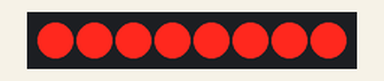
The sketch below on a simulated Arduino Uno, built with avr-gcc and run on an emulated ATmega328P. Parts: 8 port-expander outputs drawn as a row of LEDs (first output left, lit = HIGH). Wiring (inferred from the names in the program): PCF8574 port expander at I2C address 0x38. Wiring (inferred from the signals the program sends): row of LEDs: on Q0, Q1, Q2, Q3, Q4, Q5, Q6, Q7.

Above: at 0.16 s.
At 7.4 s:
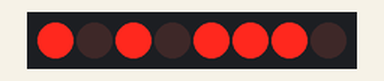
At 11.0 s:
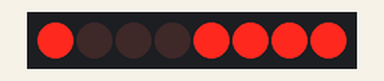
At 19.08 s:
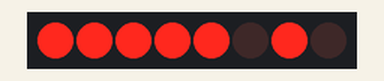
At 27.3 s:
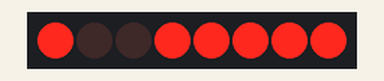
At 39.67 s:
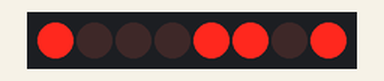
Timing chart, 0 to 40.0 s (numbered marks = the images above):
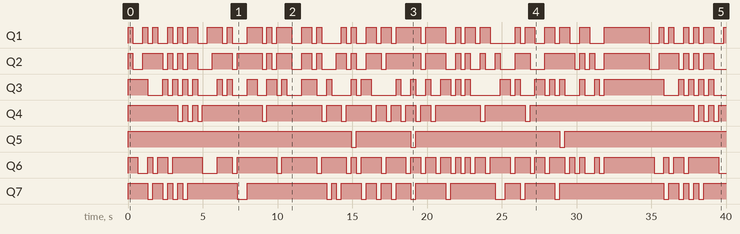

Measured:
- by itself, Q1: LOW → HIGH at 0.00 s, → LOW 0.33 s later, → HIGH 0.66 s later, → LOW 0.33 s later, … (67 changes in this stretch)
- by itself, Q2: LOW → HIGH at 0.00 s, → LOW 0.33 s later, → HIGH 0.66 s later, → LOW 1.3 s later, … (58 changes in this stretch)
- by itself, Q3: LOW → HIGH at 0.00 s, → LOW 1.3 s later, → HIGH 1.0 s later, → LOW 0.33 s later, … (64 changes in this stretch)
- by itself, Q4: LOW → HIGH at 0.00 s, → LOW 3.3 s later, → HIGH 0.33 s later, → LOW 0.33 s later, … (33 changes in this stretch)
- by itself, Q5: goes HIGH 14.9 s, LOW 0.33 s, HIGH 3.7 s, LOW 0.33 s, HIGH 9.6 s, LOW 0.33 s, then HIGH
- by itself, Q6: LOW → HIGH at 0.00 s, → LOW 0.66 s later, → HIGH 0.66 s later, → LOW 0.33 s later, … (56 changes in this stretch)
- by itself, Q7: LOW → HIGH at 0.00 s, → LOW 1.3 s later, → HIGH 0.33 s later, → LOW 0.66 s later, … (39 changes in this stretch)

The sketch:

LCD_Outdoor_Unit_newlcd.ino
```cpp
#include <Wire.h>
#include "segments1.h"

#define PCF85176_ADDR 0x38
static const uint16_t asciiToSeg[] = {SPACE, BLANK, QUMARK, BLANK, BLANK, PERC, BLANK, APH, OBRAC, CBRAC, STAR, BLANK, BLANK, MINUS, BLANK, BLANK, NUM0, NUM1, NUM2, NUM3, NUM4, NUM5, NUM6, NUM7, NUM8, NUM9, BLANK, BLANK, BLANK, BLANK, BLANK, QUEST, BLANK,
                                      LETA, LETB, LETC, LETD, LETE, LETF, LETG, LETH, LETI, LETJ, LETK, LETL, LETM, LETN, LETO, LETP, LETQ, LETR, LETS, LETT, LETU, LETV, LETW, LETX, LETY, LETZ
                                     };

int pos = 0;
void setup() {
  Serial.begin(115200);
  Wire.begin();
  writeCommand(PCF85176_ADDR, B01001000);
  //writeData(PCF85176_ADDR, "*BORNA?");
}

void loop() {
  // put your main code here, to run repeatedly:
  scrollText("14-SEGMENTNI BARE GLASS LCD JE COOL JEDNOSTAVAN ISPIS TEXTA TE MALA POTROSNJA STRUJE SVEGA 25UA", &pos);
  delay(330);
}


void scrollText(char* c, int *n)
{
  char _cInt[120];
  char out[9];
  int len = strlen(c);
  if (len > 100) len = 100;

  memset(out, ' ', 8);
  memset(_cInt, ' ', 118);
  memcpy(_cInt + 8, c, len);
  memcpy(out, _cInt + (*n), 8);

  (*n)++;
  if ((*n) > len + 8) *n = 0;
  writeData(PCF85176_ADDR, out);
}

void writeCommand(uint8_t _addr, uint8_t _comm) {
  Wire.beginTransmission(_addr);
  Wire.write(_comm | B10000000);
  Wire.endTransmission();
}

void writeData(uint8_t _addr, char* s) {
  uint16_t segments[8];
  for (int i = 0; i < 8; i++)
  {
    segments[i] = asciiToSeg[s[i] - ' '];
  }

  Wire.beginTransmission(_addr);
  Wire.write(0);
  for (int i = 0; i < 8; i++) {
    Wire.write(segments[i] >> 8);
    Wire.write(segments[i] & 0xff);
  }
  Wire.endTransmission();
}

void drawLetter(uint8_t _addr, uint16_t _l)
{
  Wire.beginTransmission(_addr);
  Wire.write(0);
  Wire.write(_l >> 8);
  Wire.write(_l & 0xff);
  Wire.endTransmission();
}
```

segments1.h
```cpp
// DE 301-RS-20/6.35-3 Bare glass LCD panel
// byte array[S F E D I J K N H G L M A B C P]
// byte array[BP0 BP1 BP2 BP3 BP0 BP1 BP2 BP3 BP0 BP1 BP2 BP3 BP0 BP1 BP2 BP3]
// !!! LCD has weird pinout, connect LCD driver and LCD this way:
// LCD DRIVER -> LCD PIN: S0 -> LCDPIN1, S1 -> LCDPIN2, S3 -> LCDPIN36, S4 -> LCDPIN35!!!
#define BLANK 0b0000000000000000
#define SEGA  0b0000000000001000
#define SEGB  0b0000000000000100
#define SEGC  0b0000000000000010
#define SEGD  0b0001000000000000
#define SEGE  0b0010000000000000
#define SEGF  0b0100000000000000
#define SEGG  0b0000000001000000
#define SEGH  0b0000000010000000
#define SEGI  0b0000100000000000
#define SEGJ  0b0000010000000000
#define SEGK  0b0000001000000000
#define SEGL  0b0000000000100000
#define SEGM  0b0000000000010000
#define SEGN  0b0000000100000000
#define SEGS  0b1000000000000000
#define SEGP  0b0000000000000001 // Symbol

#define SPACE   (BLANK)
#define QUMARK  (SEGB|SEGF)
#define PERC    (SEGB|SEGE|SEGG)
#define APH     (SEGG)
#define OBRAC   (SEGA|SEGD|SEGE|SEGF)
#define CBRAC   (SEGA|SEGB|SEGC|SEGD)
#define MINUS   (SEGG|SEGK)
#define DOT     (SEGP)
#define STAR    (SEGG|SEGH|SEGI|SEGJ|SEGK|SEGL|SEGM|SEGN)
#define NUM0    (SEGA|SEGB|SEGC|SEGD|SEGE|SEGF|SEGL|SEGJ)
#define NUM1    (SEGB|SEGC|SEGJ)
#define NUM2    (SEGA|SEGB|SEGD|SEGE|SEGG|SEGK)
#define NUM3    (SEGA|SEGB|SEGC|SEGD|SEGG|SEGK)
#define NUM4    (SEGB|SEGC|SEGF|SEGG|SEGK)
#define NUM5    (SEGA|SEGC|SEGD|SEGF|SEGG|SEGK)
#define NUM6    (SEGA|SEGC|SEGD|SEGE|SEGF|SEGG|SEGK)
#define NUM7    (SEGA|SEGL|SEGJ)
#define NUM8    (SEGA|SEGB|SEGC|SEGD|SEGE|SEGF|SEGG|SEGK)
#define NUM9    (SEGA|SEGB|SEGC|SEGD|SEGF|SEGG|SEGK)
#define QUEST   (SEGA|SEGB|SEGK|SEGM)

#define LETA    (SEGA|SEGB|SEGC|SEGE|SEGF|SEGG|SEGK)
#define LETB    (SEGA|SEGB|SEGC|SEGD|SEGI|SEGK|SEGM)
#define LETC    (SEGA|SEGD|SEGE|SEGF)
#define LETD    (SEGA|SEGB|SEGC|SEGD|SEGI|SEGM)
#define LETE    (SEGA|SEGD|SEGE|SEGF|SEGG|SEGK)
#define LETF    (SEGA|SEGE|SEGF|SEGG)
#define LETG    (SEGA|SEGC|SEGD|SEGE|SEGF|SEGK)
#define LETH    (SEGB|SEGC|SEGE|SEGF|SEGG|SEGK)
#define LETI    (SEGA|SEGD|SEGI|SEGM)
#define LETJ    (SEGB|SEGC|SEGD|SEGE)
#define LETK    (SEGE|SEGF|SEGG|SEGJ|SEGN)
#define LETL    (SEGD|SEGE|SEGF)
#define LETM    (SEGB|SEGC|SEGE|SEGF|SEGH|SEGJ)
#define LETN    (SEGB|SEGC|SEGE|SEGF|SEGH|SEGN)
#define LETO    (SEGA|SEGB|SEGC|SEGD|SEGE|SEGF)
#define LETP    (SEGA|SEGB|SEGE|SEGF|SEGG|SEGK)
#define LETQ    (SEGA|SEGB|SEGC|SEGD|SEGE|SEGF|SEGN)
#define LETR    (SEGA|SEGB|SEGE|SEGF|SEGG|SEGK|SEGN)
#define LETS    (SEGA|SEGC|SEGD|SEGH|SEGK)
#define LETT    (SEGA|SEGI|SEGM)
#define LETU    (SEGB|SEGC|SEGD|SEGE|SEGF)
#define LETV    (SEGE|SEGF|SEGJ|SEGL)
#define LETW    (SEGB|SEGC|SEGE|SEGF|SEGL|SEGN)
#define LETX    (SEGH|SEGJ|SEGL|SEGN)
#define LETY    (SEGH|SEGJ|SEGM)
#define LETZ    (SEGA|SEGD|SEGJ|SEGL)
```
